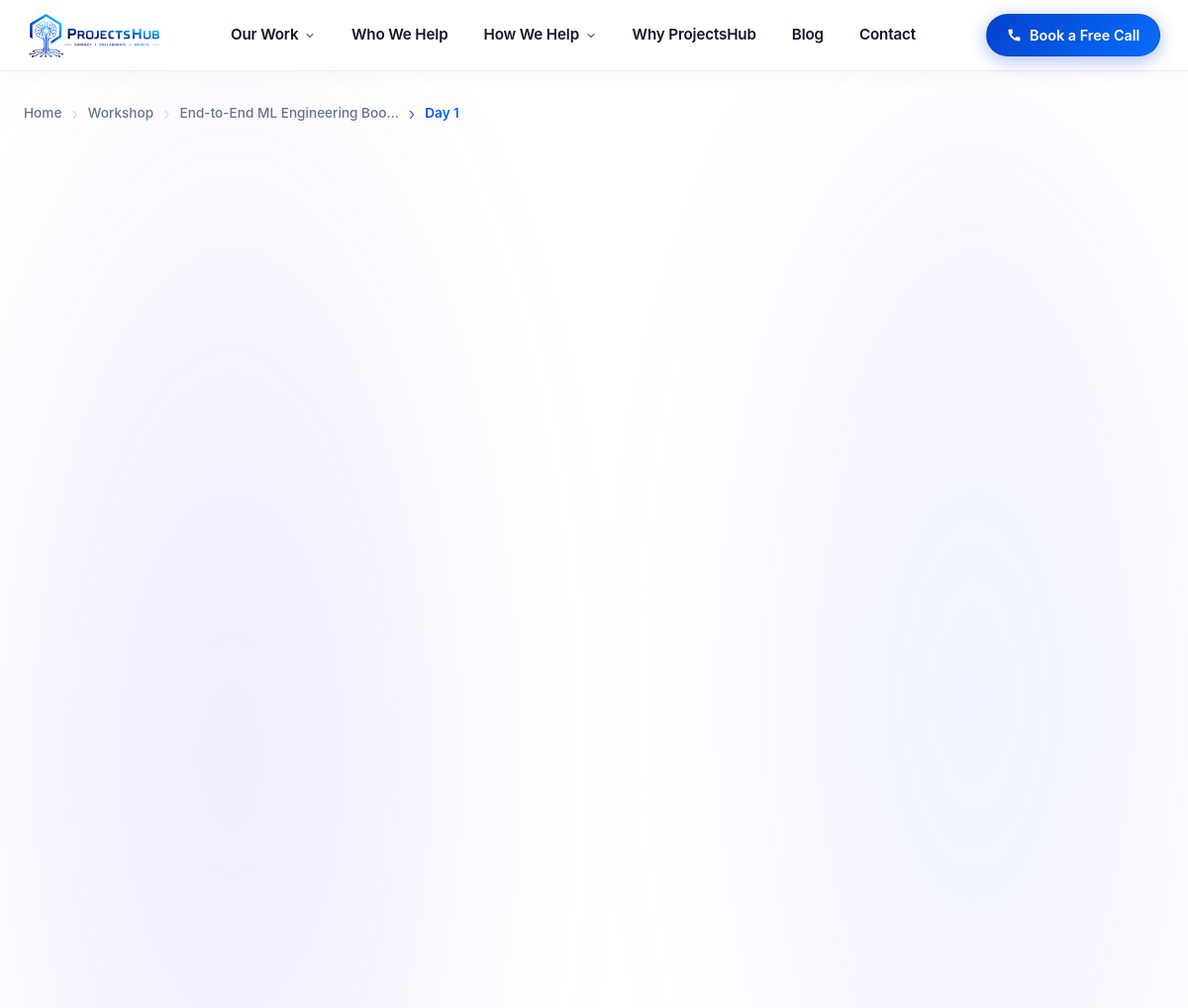
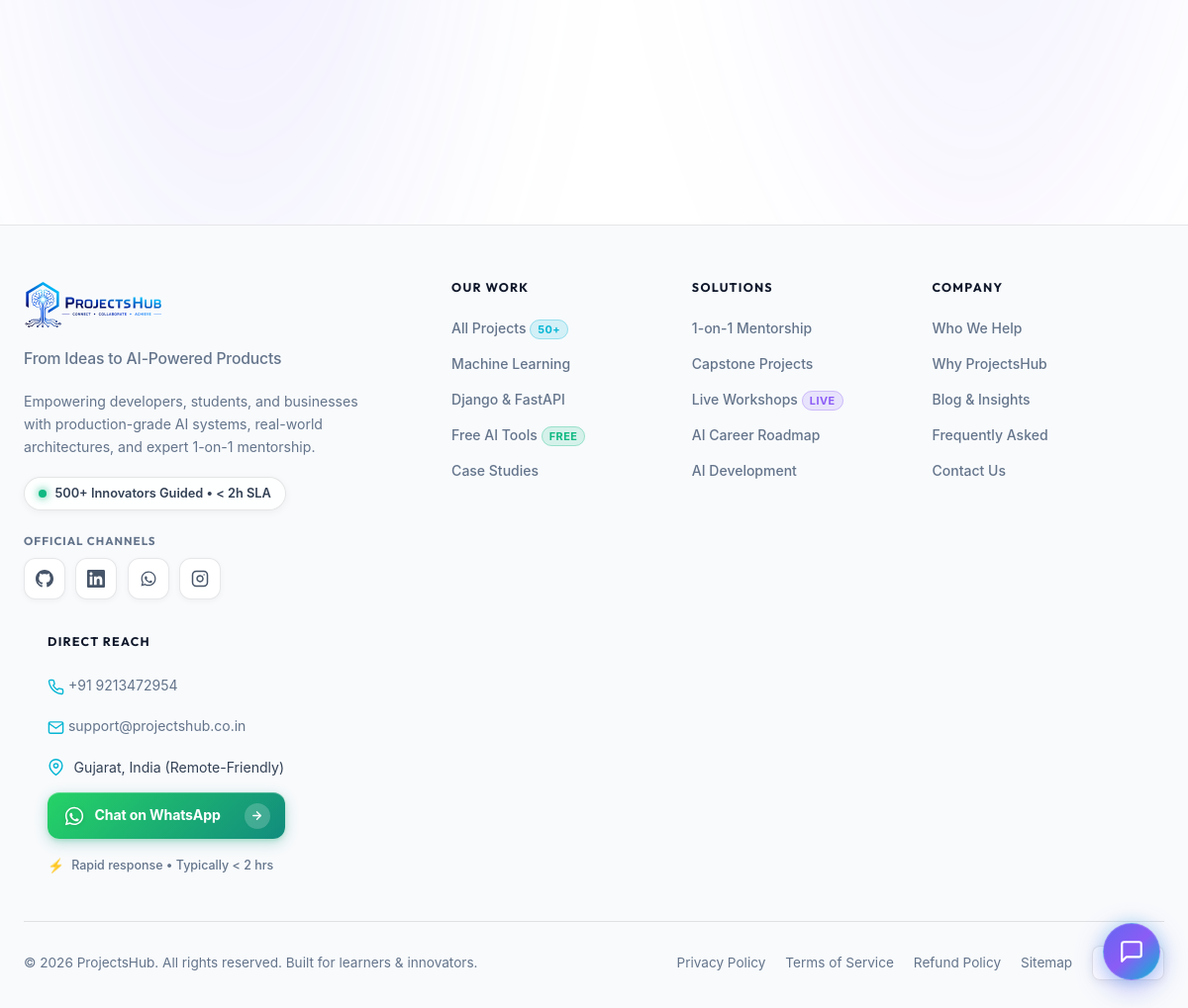
Screenshot of /workshop/1/day/1/ with the database file from the repository (2 pictures, top to bottom).
### core/models.py (models this page shows, shortened)
class WorkshopCard(models.Model):
    title = models.CharField(max_length=200)
    subtitle = models.CharField(max_length=300, blank=True)
    description = models.TextField()
    date = models.CharField(max_length=100)
    time = models.CharField(max_length=100)
    seats = models.PositiveIntegerField(default=30)
    mode = models.CharField(max_length=100, default="Online (Live)")
    price = models.DecimalField(max_digits=8, decimal_places=2, default=0)
    price_label = models.CharField(max_length=50, blank=True)
    enroll_url = models.URLField(blank=True)
    is_active = models.BooleanField(default=True)
    is_featured = models.BooleanField(default=False)
    order = models.PositiveIntegerField(default=0)
    created_at = models.DateTimeField(auto_now_add=True)
    class Meta:
        ordering = ['order', '-created_at']
        verbose_name = 'Workshop Card'
        verbose_name_plural = 'Workshop Cards'

class WorkshopDay(models.Model):
    workshop = models.ForeignKey(WorkshopCard, on_delete=models.CASCADE, related_name='days')
    day_number = models.PositiveIntegerField()
    title = models.CharField(max_length=200)
    date_label = models.CharField(max_length=100, blank=True)
    description = models.TextField()
    topics = models.TextField(blank=True, default='')
    outcome = models.CharField(max_length=300, blank=True)
    class Meta:
        ordering = ['day_number']
        verbose_name = 'Workshop Day'
        verbose_name_plural = 'Workshop Days'

class SocialLink(models.Model):
    PLATFORM_CHOICES = [
        ('github', 'GitHub'),
        ('linkedin', 'LinkedIn'),
        ('whatsapp', 'WhatsApp'),
        ('instagram', 'Instagram'),
        ('youtube', 'YouTube'),
        ('twitter', 'X / Twitter'),
        ('email', 'Email'),
    ]
    platform = models.CharField(max_length=30, choices=PLATFORM_CHOICES)
    label = models.CharField(max_length=60, blank=True)
    url = models.URLField()
    icon_svg = models.TextField(blank=True)
    is_active = models.BooleanField(default=True)
    order = models.PositiveIntegerField(default=0)
    class Meta:
        ordering = ['order']
        verbose_name = 'Social Link'
        verbose_name_plural = 'Social Links'

class SiteSettings(models.Model):
    site_name = models.CharField(max_length=100, default='ProjectsHub')
    tagline = models.CharField(max_length=255, default='From Ideas to AI-Powered Products')
    primary_email = models.EmailField(default='support@projectshub.co.in')
    phone = models.CharField(max_length=50, default='+91 9213472954')
    whatsapp_number = models.CharField(max_length=50, default='919213472954')
    location = models.CharField(max_length=200, default='Gujarat, India (Remote-Friendly)')
    response_time = models.CharField(max_length=100, default='Within 24 hours')
    hero_headline_prefix = models.CharField(max_length=200, default='Real-World AI Projects &')
    hero_headline_highlight = models.CharField(max_length=100, default='Free Tools')
    hero_subtitle = models.TextField(
        default='Real-world AI and machine learning projects with source code and mentorship for students, plus custom AI development and automation for businesses.'
    )
    logo_dark = models.ImageField(upload_to='branding/', blank=True, null=True)
    logo_light = models.ImageField(upload_to='branding/', blank=True, null=True)
    mega_popular_label = models.CharField(
        max_length=60, default='Popular:', blank=True,
        help_text="Label preceding bottom tags in 'Our Work' mega menu (e.g. 'Popular:' or 'Trending:')"
    )
    mega_browse_all_text = models.CharField(
        max_length=80, default='Browse All Projects →', blank=True,
        help_text="CTA text in 'Our Work' mega menu footer"
    )
    mega_browse_all_url = models.CharField(
        max_length=255, default='/projects/', blank=True,
        help_text="CTA link destination in 'Our Work' mega menu footer"
    )
    created_at = models.DateTimeField(auto_now_add=True)
    updated_at = models.DateTimeField(auto_now=True)
    class Meta:
        verbose_name = 'Site Settings'
        verbose_name_plural = 'Site Settings'
    @classmethod
    def get_settings(cls):
        obj, _ = cls.objects.get_or_create(id=1)
        return obj

### core/views.py (the view)
# urls.py: path('workshop/<int:workshop_id>/day/<int:day_number>/', views.workshop_day_detail, name='workshop_day_detail'),
def workshop_day_detail(request, workshop_id, day_number):
    workshop = get_object_or_404(WorkshopCard, id=workshop_id, is_active=True)
    day = get_object_or_404(WorkshopDay, workshop=workshop, day_number=day_number)
    days = list(workshop.days.order_by('day_number'))
    prev_day = next((d for d in reversed(days) if d.day_number < day_number), None)
    next_day = next((d for d in days if d.day_number > day_number), None)
    context = {
        'workshop': workshop,
        'day': day,
        'prev_day': prev_day,
        'next_day': next_day,
        'total_days': len(days),
    }
    return render(request, 'core/workshop-day.html', context)

### core/seo.py (called while the page is built)
def get_base_url(request=None):
    if request:
        try:
            return request.build_absolute_uri('/').rstrip('/')
        except Exception:
            pass
    site_url = getattr(settings, 'SITE_URL', '').rstrip('/')
    if site_url:
        return site_url
    return DEFAULT_DOMAIN.rstrip('/')

def build_breadcrumbs_schema(items, base_url):
    elements = []
    for idx, (name, path) in enumerate(items, start=1):
        elements.append({
            "@type": "ListItem",
            "position": idx,
            "name": name,
            "item": f"{base_url}{path}" if path.startswith('/') else path
        })
    return {
        "@context": "https://schema.org",
        "@type": "BreadcrumbList",
        "itemListElement": elements
    }

### templates/core/workshop-day.html (shortened to what this page needs)
{% extends "core/base.html" %}
{% load static %}
{% block extra_css %}
<link rel="stylesheet" href="{% static 'css/workshop.css' %}" />
<link rel="stylesheet" href="{% static 'css/project-detail.css' %}" />
<link rel="stylesheet" href="{% static 'css/workshop-day.css' %}?v=2" />
<link rel="stylesheet" href="{% static 'css/ai-chatbot.css' %}" />
<link rel="stylesheet" href="{% static 'css/social-share.css' %}" />
<link rel="stylesheet" href="{% static 'css/idea-modal.css' %}" />
{% endblock extra_css %}
{% block content %}
<div class="aurora-section" style="position:fixed;inset:0;z-index:0;pointer-events:none;" aria-hidden="true"></div>
<div class="main-body" style="position:relative;z-index:1;">
  <div class="pd-wrapper wd-page-wrap">
    <nav class="projects-breadcrumb" aria-label="Breadcrumb" style="margin-bottom: 1.5rem">
      <ol>
        <li><a href="/">Home</a></li>
        <li><a href="/workshop/">Workshop</a></li>
        <li><a href="/workshop/" title="{{ workshop.title }}">{{ workshop.title|truncatechars:30 }}</a></li>
        <li aria-current="page">Day {{ day.day_number }}</li>
      </ol>
    </nav>
    <div class="pd-layout">
      <div class="pd-main">
      </div>
      <aside class="pd-sidebar">
      </aside>
    </div>
  </div>
</div>
{% endblock content %}

### templates/components/footer.html (shortened to what this page needs)
{% load static %}
<footer class="site-footer" role="contentinfo">
  <div class="footer-container">
    <div class="footer-grid">
      <div class="footer-brand-col">
        <a href="/" class="footer-brand-logo-wrap" aria-label="ProjectsHub Home">
          <picture class="footer-logo-picture footer-logo-picture--light">
            <source srcset="{% static 'image/logo/projectshub-logo-light.svg' %}" type="image/svg+xml">
            <source srcset="{% static 'image/logo/projectshub-logo-light.webp' %}" type="image/webp">
            <img src="{% static 'image/logo/projectshub-logo-light.png' %}"
                 alt="ProjectsHub"
                 class="footer-brand-logo footer-brand-logo--light"
                 width="156" height="52"
                 loading="lazy" decoding="async" />
          </picture>
        </a>
        <p class="footer-tagline">
          From Ideas to AI-Powered Products
        </p>
        <p class="footer-bio">
          Empowering developers, students, and businesses with production-grade AI systems, real-world architectures, and expert 1-on-1 mentorship.
        </p>
        <div class="footer-status-pill">
          <span class="footer-pulse-dot" aria-hidden="true"></span>
          <span>500+ Innovators Guided • &lt; 2h SLA</span>
        </div>
        <div class="footer-social-wrap">
          <span class="footer-social-label">Official Channels</span>
          <div class="footer-social-row" aria-label="ProjectsHub Social Profiles">
          {% for link in social_links %}
            {% if link.platform == 'github' %}
            <a href="{{ link.url }}" target="_blank" rel="noopener noreferrer" class="footer-social-btn footer-social-btn--github" aria-label="ProjectsHub on GitHub">
            </a>
            {% elif link.platform == 'linkedin' %}
            <a href="{{ link.url }}" target="_blank" rel="noopener noreferrer" class="footer-social-btn footer-social-btn--linkedin" aria-label="ProjectsHub on LinkedIn">
            </a>
            {% elif link.platform == 'whatsapp' %}
            <a href="{{ link.url }}" target="_blank" rel="noopener noreferrer" class="footer-social-btn footer-social-btn--whatsapp" aria-label="Chat with ProjectsHub on WhatsApp">
            </a>
            {% elif link.platform == 'instagram' %}
            <a href="{{ link.url }}" target="_blank" rel="noopener noreferrer" class="footer-social-btn footer-social-btn--instagram" aria-label="ProjectsHub on Instagram">
            </a>
            {% endif %}
          {% endfor %}
          </div>
        </div>
      </div>
      <div class="footer-nav-col">
        <h3 class="footer-col-header">Our Work</h3>
        <ul class="footer-link-list">
          <li>
            <a href="/projects/" class="footer-nav-link">
              All Projects
              <span class="footer-link-badge footer-link-badge--cyan">50+</span>
            </a>
          </li>
          <li>
            <a href="/projects/?category=machine-learning" class="footer-nav-link">Machine Learning</a>
          </li>
          <li>
            <a href="/projects/?category=backend" class="footer-nav-link">Django &amp; FastAPI</a>
          </li>
          <li>
            <a href="https://tools.projectshub.co.in/" target="_blank" rel="noopener noreferrer" class="footer-nav-link">
              Free AI Tools
              <span class="footer-link-badge footer-link-badge--emerald">Free</span>
            </a>
          </li>
          <li>
            <a href="{% url 'case_studies' %}" class="footer-nav-link">Case Studies</a>
          </li>
        </ul>
      </div>
      <div class="footer-nav-col">
        <h3 class="footer-col-header">Solutions</h3>
        <ul class="footer-link-list">
          <li>
            <a href="/workshop/" class="footer-nav-link">1-on-1 Mentorship</a>
          </li>
          <li>
            <a href="/projects/" class="footer-nav-link">Capstone Projects</a>
          </li>
          <li>
            <a href="/workshop/" class="footer-nav-link">
              Live Workshops
              <span class="footer-link-badge footer-link-badge--purple">Live</span>
            </a>
          </li>
          <li>
            <a href="{% url 'ai_roadmap' %}" class="footer-nav-link">AI Career Roadmap</a>
          </li>
          <li>
            <a href="{% url 'ai_development' %}" class="footer-nav-link">AI Development</a>
          </li>
        </ul>
      </div>
      <div class="footer-nav-col">
        <h3 class="footer-col-header">Company</h3>
        <ul class="footer-link-list">
          <li>
            <a href="/#about" class="footer-nav-link">Who We Help</a>
          </li>
          <li>
            <a href="/#about" class="footer-nav-link">Why ProjectsHub</a>
          </li>
          <li>
            <a href="{% url 'blog' %}" class="footer-nav-link">Blog &amp; Insights</a>
          </li>
          <li>
            <a href="/#faq-section" class="footer-nav-link">Frequently Asked</a>
          </li>
          <li>
            <a href="{% url 'contact' %}" class="footer-nav-link">Contact Us</a>
          </li>
        </ul>
      </div>
      <div class="footer-nav-col">
        <h3 class="footer-col-header">Direct Reach</h3>
        <ul class="footer-link-list">
          <li>
            <a href="tel:{{ site_settings.phone|default:'+919213472954' }}" class="footer-contact-item" aria-label="Call ProjectsHub directly">
              <span>{{ site_settings.phone|default:'+91 92134 72954' }}</span>
            </a>
          </li>
          <li>
            <a href="mailto:{{ site_settings.primary_email|default:'support@projectshub.co.in' }}" class="footer-contact-item" aria-label="Email ProjectsHub Support">
              <svg class="footer-contact-icon" viewBox="0 0 24 24" fill="none" stroke="currentColor" stroke-width="2" stroke-linecap="round" stroke-linejoin="round" aria-hidden="true"><path d="M4 4h16c1.1 0 2 .9 2 2v12c0 1.1-.9 2-2 2H4c-1.1 0-2-.9-2-2V6c0-1.1.9-2 2-2z"/><polyline points="22,6 12,13 2,6"/></svg>
              <span>{{ site_settings.primary_email|default:'support@projectshub.co.in' }}</span>
            </a>
          </li>
          <li>
            <div class="footer-contact-item">
              <svg class="footer-contact-icon" viewBox="0 0 24 24" fill="none" stroke="currentColor" stroke-width="2" stroke-linecap="round" stroke-linejoin="round" aria-hidden="true"><path d="M21 10c0 7-9 13-9 13s-9-6-9-13a9 9 0 0 1 18 0z"/><circle cx="12" cy="10" r="3"/></svg>
              <span>{{ site_settings.location|default:'New Delhi & Gujarat, India' }}</span>
            </div>
          </li>
          <li class="footer-cta-li">
            <a href="https://wa.me/919213472954?text=Hi%20ProjectsHub!%20I'd%20like%20to%20know%20more%20about%20your%20projects" target="_blank" rel="noopener noreferrer" class="footer-whatsapp-cta" aria-label="Chat with ProjectsHub Mentors on WhatsApp">
              <span class="footer-wa-left">
                <span class="footer-wa-text">Chat on WhatsApp</span>
              </span>
              <span class="footer-wa-arrow-pill" aria-hidden="true">
                <svg width="13" height="13" viewBox="0 0 24 24" fill="none" stroke="currentColor" stroke-width="2.5" stroke-linecap="round" stroke-linejoin="round">
                  <line x1="5" y1="12" x2="19" y2="12"></line>
                  <polyline points="12 5 19 12 12 19"></polyline>
                </svg>
              </span>
            </a>
          </li>
          <li class="footer-tag-li">
            <div class="footer-response-tag">
              <span class="footer-bolt" aria-hidden="true">⚡</span>
              <span class="footer-response-text">Rapid response &bull; Typically &lt; 2 hrs</span>
            </div>
          </li>
        </ul>
      </div>
    </div>
    <div class="footer-bottom-bar">
      <p class="footer-copy-text">
        &copy; {% now "Y" %} {{ site_settings.site_name|default:'ProjectsHub' }}. All rights reserved. Built for learners &amp; innovators.
      </p>
      <div class="footer-legal-links">
        <a href="{% url 'privacy' %}" class="footer-legal-link">Privacy Policy</a>
        <a href="{% url 'terms' %}" class="footer-legal-link">Terms of Service</a>
        <a href="{% url 'refund' %}" class="footer-legal-link">Refund Policy</a>
        <a href="{% url 'html_sitemap' %}" class="footer-legal-link">Sitemap</a>
        <button type="button" class="footer-top-btn" onclick="window.scrollTo({top: 0, behavior: 'smooth'})" aria-label="Scroll back to top of page">
          <svg width="14" height="14" viewBox="0 0 24 24" fill="none" stroke="currentColor" stroke-width="2.5" stroke-linecap="round" stroke-linejoin="round" aria-hidden="true"><polyline points="18 15 12 9 6 15"/></svg>
        </button>
      </div>
    </div>
  </div>
</footer>

### static/css/project-detail.css (style rules this page uses)
.pd-wrapper { max-width: 1440px; margin: 0 auto; padding: 75px 24px 80px; }
.pd-layout { display: grid; grid-template-columns: 1fr 340px; gap: 3rem; align-items: start; }
@media (min-width: 961px) and (max-width: 1200px) { .pd-layout { grid-template-columns: 1fr 260px; gap: 2rem; } }
.pd-sidebar { display: flex; flex-direction: column; gap: 1.5rem; position: sticky; top: 120px; }

### rows the page displays
WorkshopCard: title "End-to-End ML Engineering Boo…"
WorkshopDay: day_number "1"
SiteSettings: phone "+91 9213472954", primary_email "support@projectshub.co.in", location "Gujarat, India (Remote-Friendly)", site_name "ProjectsHub"
